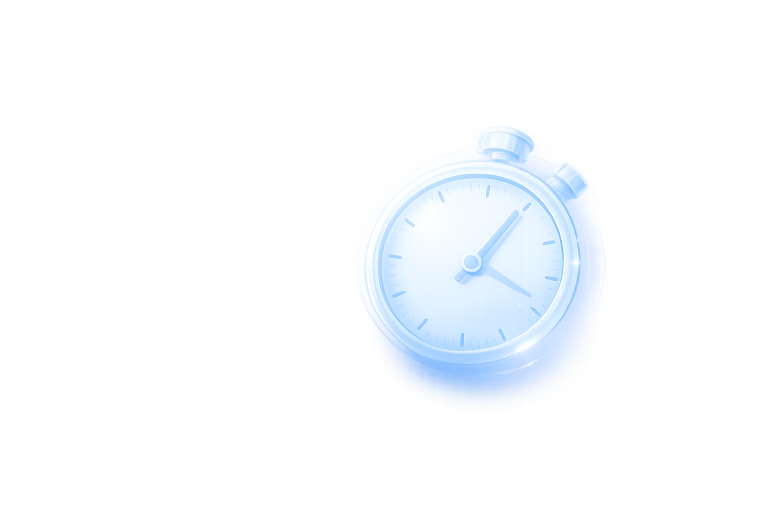
#> input picture frontend/src/assets/timer-clock.png, 1536 x 1024 px (shown at 1/2 size); its folder holds only this picture in this run
$ python -i kaleidoscope.py   (imports and definitions only)
#> lines starting #> are read from the running program, lines starting #| are printed output that depends on the picture
#> further down, picture is the input picture: PIL image 1536x1024 RGBA; mean R, G, B, A 137.5, 149.4, 160.1, 28.9
#!/usr/bin/env python3
"""
Kaleidoscope Effect - Create mirror/rotation effects.

Apply kaleidoscope effects to frames or objects for psychedelic visuals.
"""

import math
import sys
from pathlib import Path

sys.path.append(str(Path(__file__).parent.parent))

import numpy as np
from PIL import Image, ImageDraw, ImageOps


# [63 lines left out: function apply_kaleidoscope, not called in this run]


def apply_simple_mirror(frame: Image.Image, mode: str = 'quad') -> Image.Image:
    """
    Apply simple mirror effect (faster than full kaleidoscope).

    Args:
        frame: Input frame
        mode: 'horizontal', 'vertical', 'quad' (4-way), 'radial'

    Returns:
        Mirrored frame
    """
#> called with mode = 'quad'
    width, height = frame.size
#> width = 1536; height = 1024
    center_x, center_y = width // 2, height // 2
#> center_x = 768; center_y = 512

    if mode == 'horizontal':
        # Mirror left half to right
        left_half = frame.crop((0, 0, center_x, height))
        left_flipped = ImageOps.mirror(left_half)
        result = frame.copy()
        result.paste(left_flipped, (center_x, 0))
        return result

    elif mode == 'vertical':
        # Mirror top half to bottom
        top_half = frame.crop((0, 0, width, center_y))
        top_flipped = ImageOps.flip(top_half)
        result = frame.copy()
        result.paste(top_flipped, (0, center_y))
        return result

    elif mode == 'quad':
        # 4-way mirror (top-left quadrant mirrored to all)
        quad = frame.crop((0, 0, center_x, center_y))

        result = Image.new('RGB', (width, height))
#> result: PIL image 1536x1024 RGB; every value is 0

        # Top-left (original)
        result.paste(quad, (0, 0))
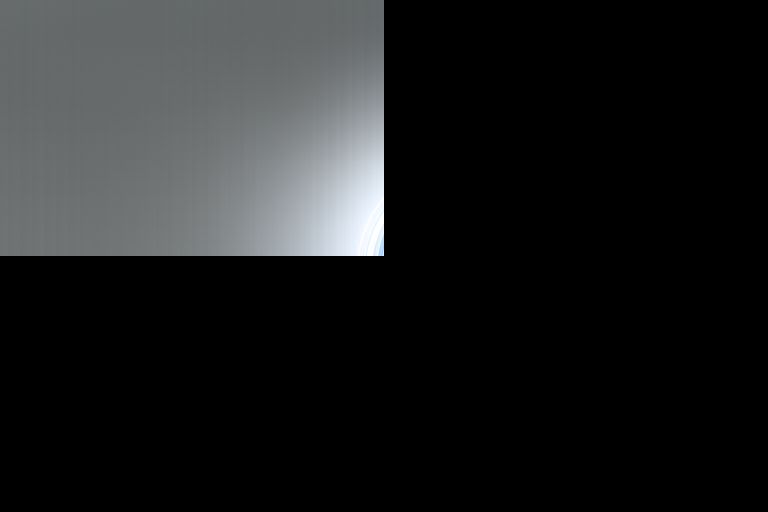
#> result: PIL image 1536x1024 RGB (shown at 1/2 size); mean R, G, B 30.1, 31.1, 31.5

        # Top-right (horizontal mirror)
        result.paste(ImageOps.mirror(quad), (center_x, 0))
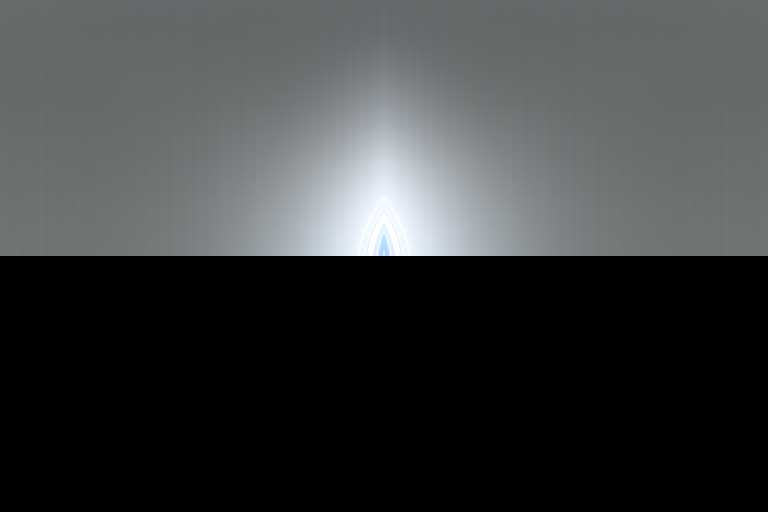
#> result: PIL image 1536x1024 RGB (shown at 1/2 size); mean R, G, B 60.1, 62.2, 63

        # Bottom-left (vertical mirror)
        result.paste(ImageOps.flip(quad), (0, center_y))
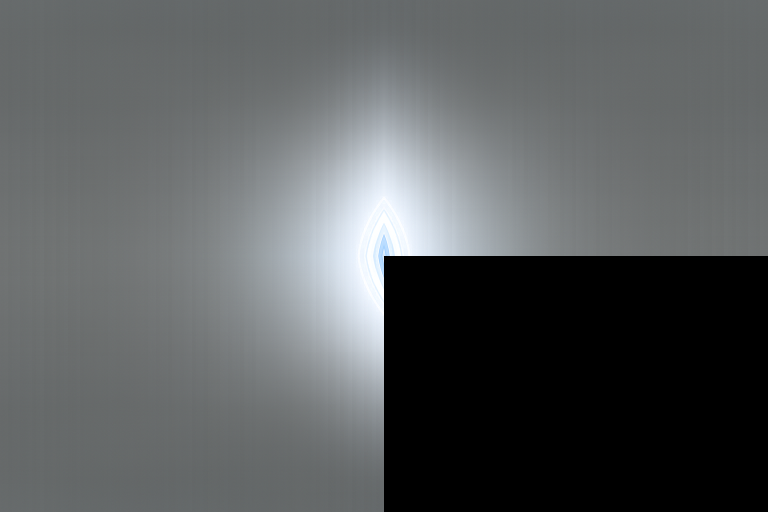
#> result: PIL image 1536x1024 RGB (shown at 1/2 size); mean R, G, B 90.2, 93.3, 94.5

        # Bottom-right (both mirrors)
        result.paste(ImageOps.flip(ImageOps.mirror(quad)), (center_x, center_y))
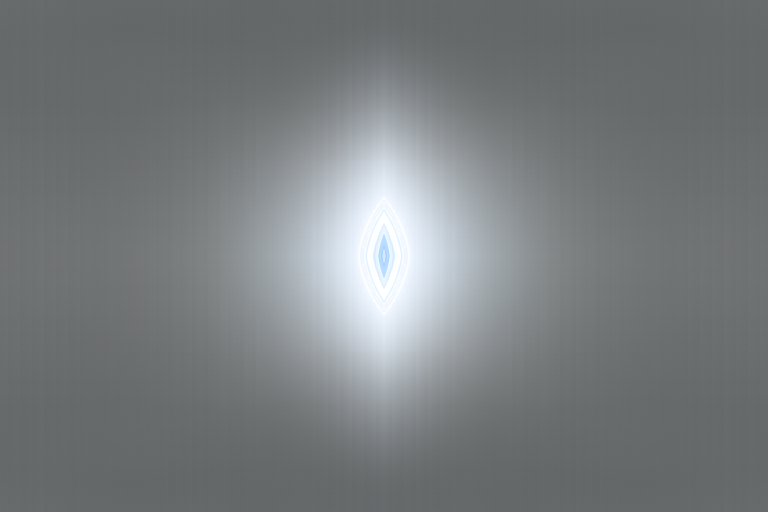
#> result: PIL image 1536x1024 RGB (shown at 1/2 size); mean R, G, B 120.3, 124.5, 126

        return result

    else:
        return frame


# [53 lines left out: function create_kaleidoscope_animation, not called in this run]


# Example usage
# [16 lines not run here, left out]

>>> from PIL import Image
>>> picture = Image.open('../../../../../../frontend/src/assets/timer-clock.png')
>>> result = apply_simple_mirror(picture)
